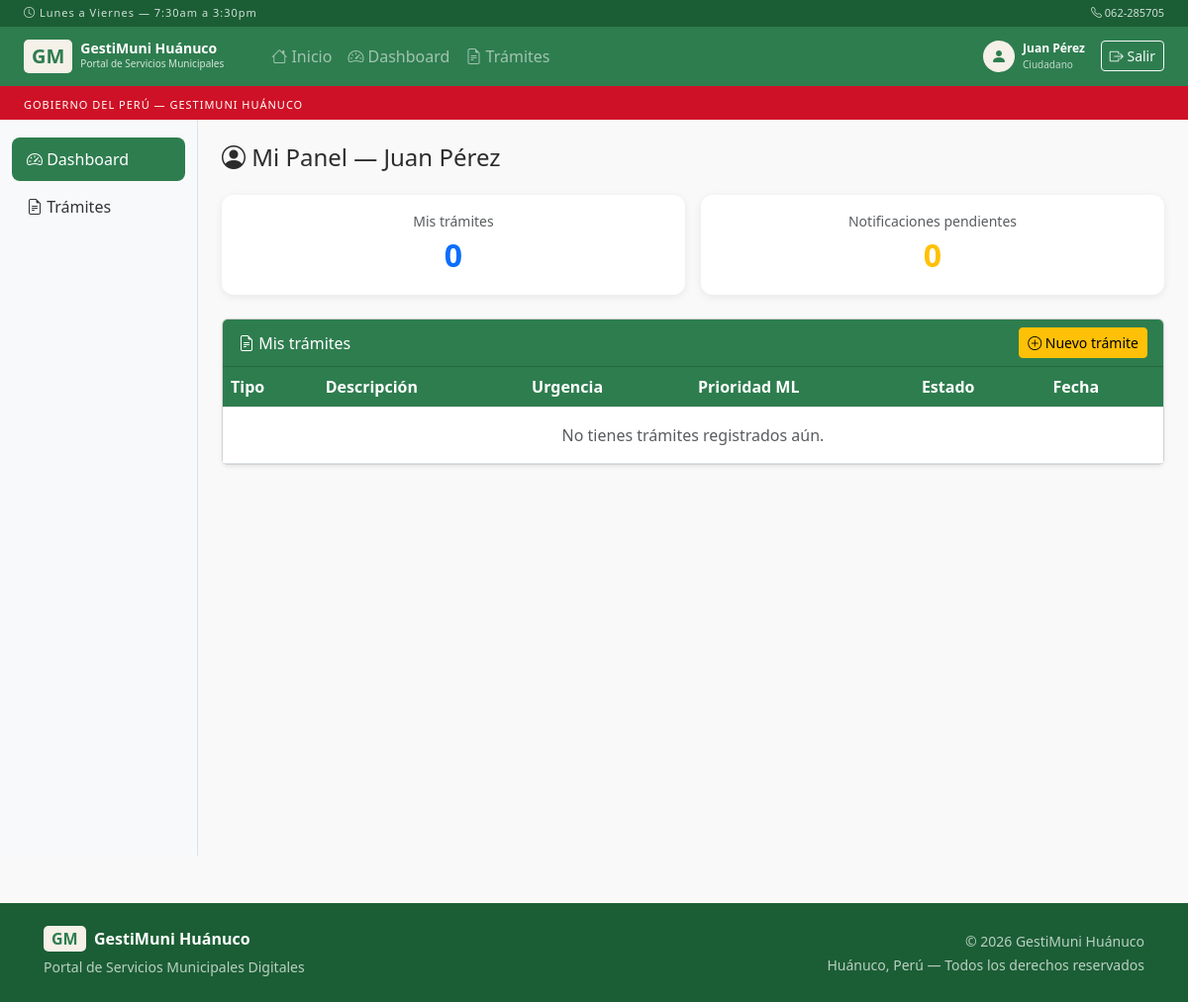
/dashboard (signed in), run on an earlier commit of the app's database.
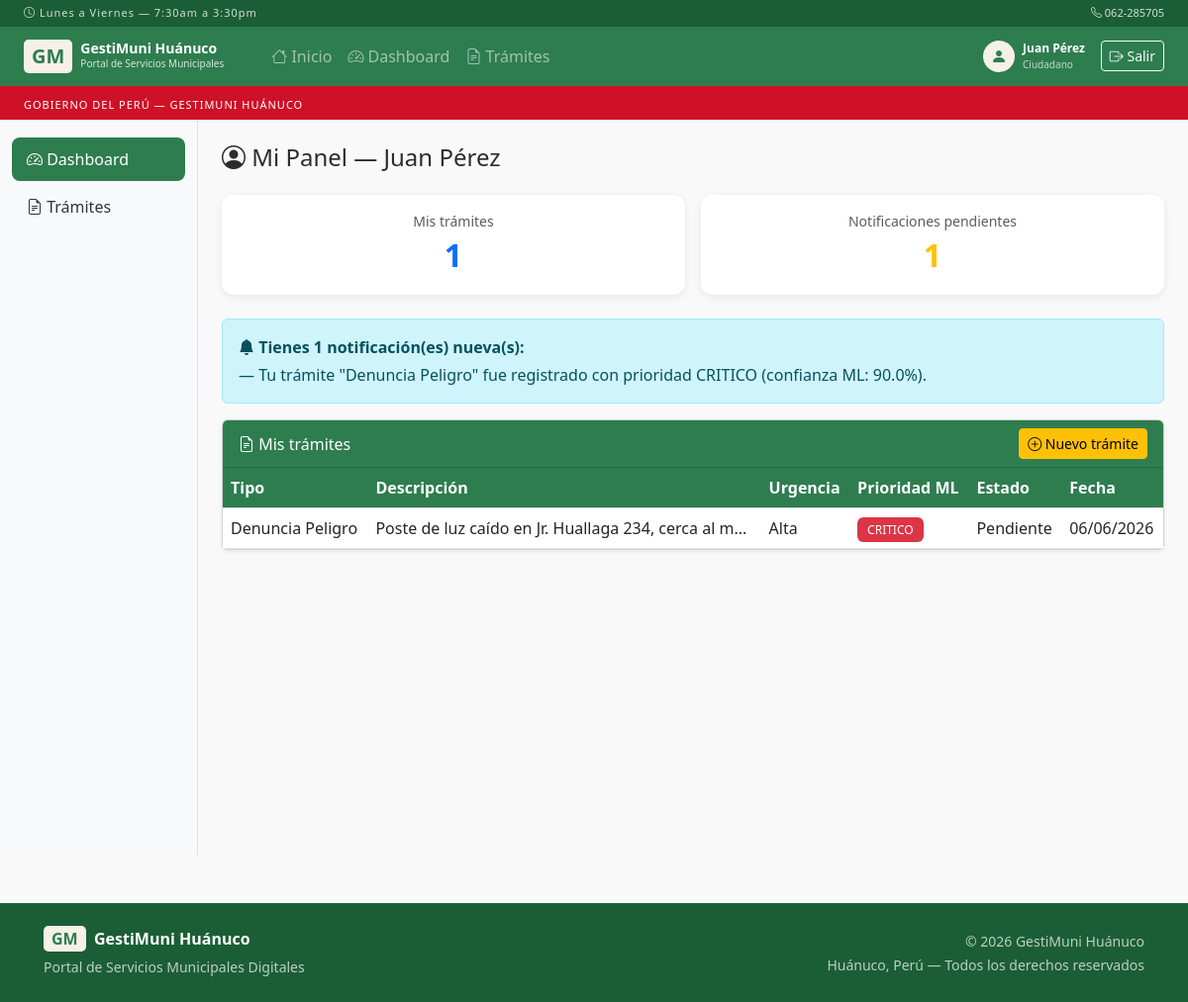
And on a later commit of the database.
### models.py (models this page shows)
class Alerta(db.Model):
    __tablename__ = 'alertas'
    id              = db.Column(db.Integer, primary_key=True)
    tramite_id      = db.Column(db.Integer, db.ForeignKey('tramites.id'), nullable=False)
    ciudadano_id    = db.Column(db.Integer, db.ForeignKey('usuarios.id'), nullable=False)
    mensaje         = db.Column(db.Text, nullable=False)
    tipo            = db.Column(db.String(20), default='info')     # info | warning | danger | success
    leido           = db.Column(db.Boolean, default=False)
    enviado_email   = db.Column(db.Boolean, default=False)
    fecha           = db.Column(db.DateTime, default=datetime.utcnow)
    tramite         = db.relationship('Tramite', backref='alertas')
    ciudadano       = db.relationship('Usuario', backref='alertas')

class Tramite(db.Model):
    __tablename__ = 'tramites'
    id              = db.Column(db.Integer, primary_key=True)
    ciudadano_id    = db.Column(db.Integer, db.ForeignKey('usuarios.id'), nullable=False)
    empleado_id     = db.Column(db.Integer, db.ForeignKey('usuarios.id'), nullable=True)
    tipo            = db.Column(db.String(100), nullable=False)
    descripcion     = db.Column(db.Text, nullable=False)
    urgencia        = db.Column(db.String(20), nullable=False)
    prioridad_ml    = db.Column(db.String(20), default='pendiente')
    estado          = db.Column(db.String(20), default='pendiente')
    fecha_registro  = db.Column(db.DateTime, default=datetime.utcnow)
    fecha_actualizacion = db.Column(db.DateTime, nullable=True, onupdate=datetime.utcnow)
    dias_resolucion = db.Column(db.Integer, default=0)
    observaciones   = db.Column(db.Text, nullable=True)
    confianza_ml    = db.Column(db.Float, default=0.0)
    explicacion_ml  = db.Column(db.Text, nullable=True)
    ciudadano       = db.relationship('Usuario', foreign_keys=[ciudadano_id], backref='tramites')
    empleado        = db.relationship('Usuario', foreign_keys=[empleado_id], backref='tramites_asignados')

### app.py (the view)
@app.route('/dashboard')
@login_required
def dashboard():
    procesar_convocatorias_vencidas()
    if current_user.rol == 'admin':
        total   = Tramite.query.count()
        criticos= Tramite.query.filter_by(prioridad_ml='critico').count()
        postulantes = Postulante.query.count()
        alertas_n= Alerta.query.filter_by(leido=False).count()
        tramites = Tramite.query.order_by(Tramite.fecha_registro.desc()).limit(5).all()
        return render_template('dashboard.html',
            total_tramites=total, criticos=criticos,
            postulantes=postulantes, alertas=alertas_n, tramites=tramites)
    elif current_user.rol == 'empleado':
        mis   = Tramite.query.filter_by(empleado_id=current_user.id).all()
        pend  = Tramite.query.filter_by(estado='pendiente').count()
        return render_template('dashboard_empleado.html',
            tramites=mis, pendientes=pend)
    elif current_user.rol == 'postulante':
        return redirect(url_for('postulante_panel'))
    else:  # ciudadano
        mis_tramites = Tramite.query.filter_by(ciudadano_id=current_user.id).all()
        mis_alertas  = Alerta.query.filter_by(
            ciudadano_id=current_user.id, leido=False).all()
        return render_template('ciudadano.html',
            tramites=mis_tramites, alertas=mis_alertas)

### app.py (called while the page is built, shortened)
@login_mgr.user_loader
def load_user(uid):
    return Usuario.query.get(int(uid))

def procesar_convocatorias_vencidas():
    if not current_user.is_authenticated or current_user.rol != 'admin':
        return

### templates/ciudadano.html
{% extends 'base.html' %}
{% block contenido %}
<h4 class="mb-4"><i class="bi bi-person-circle"></i> Mi Panel — {{ current_user.nombre }}</h4>
<div class="row g-3 mb-4">
    <div class="col-md-6">
        <div class="card card-stat p-3 text-center">
            <div class="text-muted small">Mis trámites</div>
            <div class="fs-2 fw-bold text-primary">{{ tramites|length }}</div>
        </div>
    </div>
    <div class="col-md-6">
        <div class="card card-stat p-3 text-center">
            <div class="text-muted small">Notificaciones pendientes</div>
            <div class="fs-2 fw-bold text-warning">{{ alertas|length }}</div>
        </div>
    </div>
</div>
{% if alertas %}
<div class="alert alert-info">
    <i class="bi bi-bell-fill"></i>
    <strong>Tienes {{ alertas|length }} notificación(es) nueva(s):</strong>
    {% for a in alertas %}
    <div class="mt-1">— {{ a.mensaje }}</div>
    {% endfor %}
</div>
{% endif %}
<div class="card shadow-sm mb-4">
    <div class="card-header bg-institucional text-white d-flex justify-content-between align-items-center">
        <span><i class="bi bi-file-earmark-text"></i> Mis trámites</span>
        <a href="{{ url_for('nuevo_tramite') }}" class="btn btn-sm btn-warning">
            <i class="bi bi-plus-circle"></i> Nuevo trámite
        </a>
    </div>
    <div class="card-body p-0">
        <table class="table table-hover mb-0">
            <thead>
                <tr>
                    <th>Tipo</th>
                    <th>Descripción</th>
                    <th>Urgencia</th>
                    <th>Prioridad ML</th>
                    <th>Estado</th>
                    <th>Fecha</th>
                </tr>
            </thead>
            <tbody>
                {% for t in tramites %}
                <tr>
                    <td>{{ t.tipo.replace('_', ' ').title() }}</td>
                    <td>{{ t.descripcion[:50] }}...</td>
                    <td>{{ t.urgencia.title() }}</td>
                    <td>
                        <span class="badge-{{ t.prioridad_ml }}">
                            {{ t.prioridad_ml.upper() }}
                        </span>
                    </td>
                    <td>{{ t.estado.replace('_', ' ').title() }}</td>
                    <td>{{ t.fecha_registro.strftime('%d/%m/%Y') }}</td>
                </tr>
                {% else %}
                <tr>
                    <td colspan="6" class="text-center text-muted py-3">
                        No tienes trámites registrados aún.
                    </td>
                </tr>
                {% endfor %}
            </tbody>
        </table>
    </div>
</div>
{% endblock %}

What changed in the data, as far as the page shows it:
added Alerta: mensaje "Tu trámite \"Denuncia Peligro\" fue registrado con prioridad CRITICO (confianza ML: 90.0%)."
added Tramite: tipo.replace "Denuncia Peligro", descripcion "Poste de luz caído en Jr. Huallaga 234, cerca al m", urgencia "Alta", prioridad_ml "CRITICO", estado.replace "Pendiente", fecha_registro "06/06/2026"
Also different on the page:
{{ tramites|length }}: "0" → "1"
{{ alertas|length }}: "0" → "1"
{{ alertas|length }}: (not shown) → "1"
text no longer shown: "No tienes trámites registrados aún."
text now shown: "Tienes notificación(es) nueva(s):"
